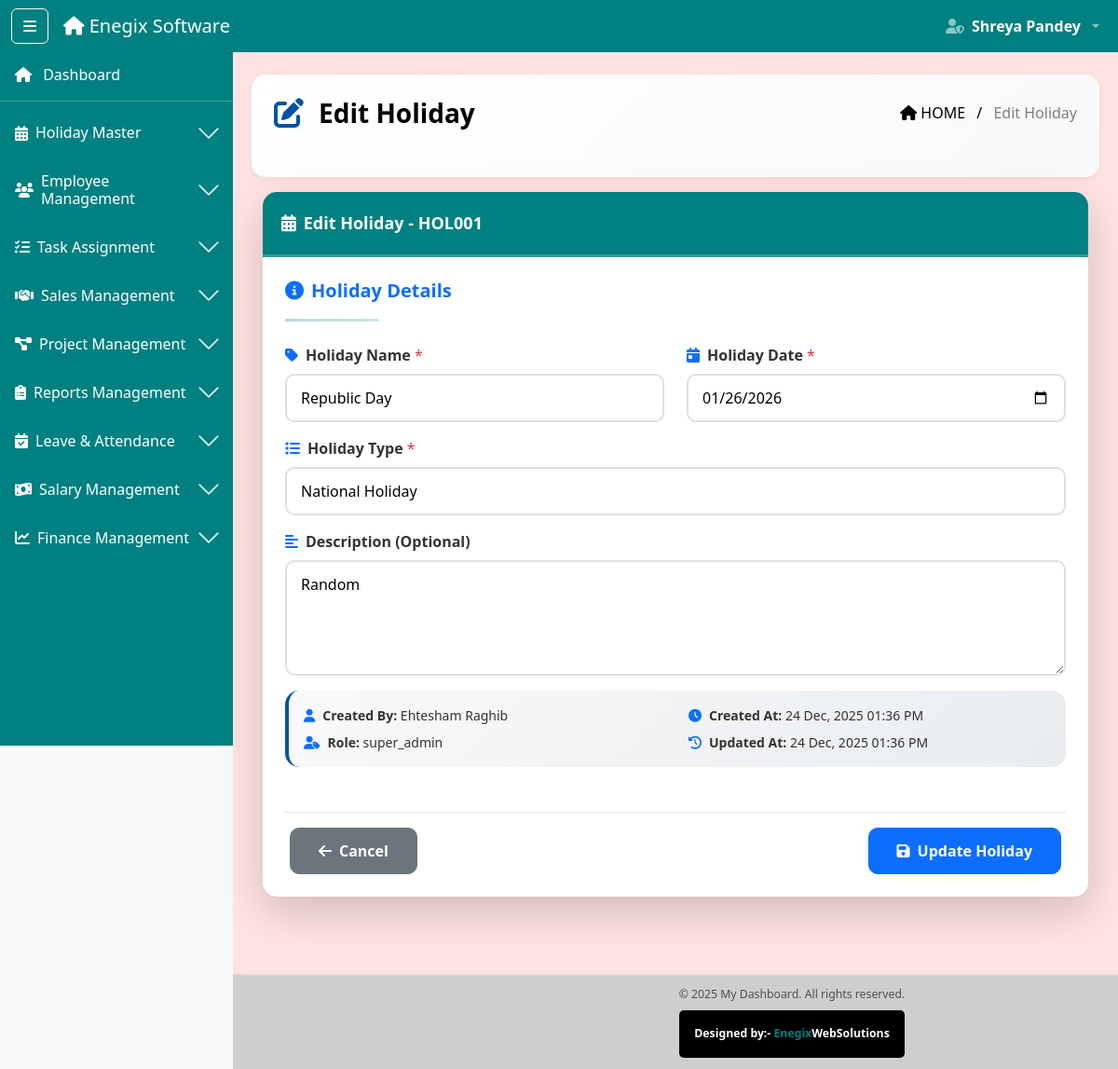
The app's page /holidays/edit/1/ (signed in) with its own data.
### software_app/models.py (models this page shows, shortened)
class HolidayMaster(models.Model):
    holiday_id = models.CharField(max_length=10, unique=True, editable=False)
    holiday_name = models.CharField(max_length=200, help_text="e.g., Diwali, Independence Day")
    holiday_date = models.DateField(unique=True)
    holiday_type = models.CharField(
        max_length=20,
        choices=(
            ('festival', 'Festival'),
            ('national', 'National Holiday'),
            ('other', 'Other'),
        ),
        default='festival'
    )
    description = models.TextField(blank=True, null=True)
    created_by_name = models.CharField(max_length=100)
    created_by_role = models.CharField(max_length=50)
    created_at = models.DateTimeField(auto_now_add=True)
    updated_at = models.DateTimeField(auto_now=True)
    is_active = models.BooleanField(default=True)
    class Meta:
        ordering = ['holiday_date']

### software_app/decorators.py (the view)
        @wraps(view_func)
        def wrapper(request, *args, **kwargs):
            if 'user_id' not in request.session:
                messages.error(request, 'Please login first!')
                return redirect('login')
            user_role = request.session.get('role')
            if user_role not in allowed_roles:
                messages.error(request, 'You do not have permission to access this page!')
                return redirect('dashboard')
            return view_func(request, *args, **kwargs)

### software_app/context_processors.py (called while the page is built)
def user_context(request):
    return {
        'session_user_name': request.session.get('full_name', ''),
        'session_user_role': request.session.get('role', ''),
        'session_user_email': request.session.get('email', ''),
        'is_logged_in': 'user_id' in request.session,
    }

### software_app/views.py (called while the page is built, shortened)
@check_blocked_user
@login_required
@role_required(['super_admin'])
def edit_holiday(request, id):
    holiday = get_object_or_404(HolidayMaster, id=id)
    context = {'holiday': holiday}
    return render(request, 'Holiday/edit_holiday.html', context)

### software_app/templates/Holiday/edit_holiday.html (shortened to what this page needs)
{% extends 'base2.html' %}
{% load static %}
{% block content %}
<div class="ribbon-header d-flex justify-content-between align-items-center px-4 pb-5 mb-3" style="color: black">
  <div class="d-flex align-items-center">
    <i class="fas fa-edit me-3 fs-2" style="color: #0152a4;"></i>
    <div class="fw-bold fs-3">Edit Holiday</div>
  </div>
  <div class="breadcrumb-text text-end">
    <span class="text-black"><i class="fas fa-home me-1"></i>HOME</span>
    <span class="mx-2 text-black">/</span>
    <span class="text-black-50">Edit Holiday</span>
  </div>
</div>
<div class="container-fluid mt-2">
  <div class="card shadow-lg mb-4 modern-card">
    <div class="card-header table-title-bar fw-bold text-white d-flex align-items-center">
      <i class="fas fa-calendar-alt me-2"></i>
      Edit Holiday - {{ holiday.holiday_id }}
    </div>
    <div class="card-body p-4">
      <form method="POST" action="{% url 'edit_holiday' holiday.id %}" id="holidayForm">
        <div class="step-header mb-4">
          <h5 class="text-primary"><i class="fas fa-info-circle me-2"></i>Holiday Details</h5>
          <hr class="title-underline">
        </div>
        <div class="row">
          <div class="col-md-6 mb-3">
            <label class="form-label"><i class="fas fa-tag me-2 text-primary"></i>Holiday Name <span class="text-danger">*</span></label>
            <input type="text" class="form-control modern-input required-field" id="holiday_name" name="holiday_name" value="{{ holiday.holiday_name }}" placeholder="e.g., Diwali, Independence Day" required>
          </div>
          <div class="col-md-6 mb-3">
            <label class="form-label"><i class="fas fa-calendar-day me-2 text-primary"></i>Holiday Date <span class="text-danger">*</span></label>
            <input type="date" class="form-control modern-input required-field" id="holiday_date" name="holiday_date" value="{{ holiday.holiday_date|date:'Y-m-d' }}" required>
          </div>
        </div>
        <div class="row">
          <div class="col-md-12 mb-3">
            <label class="form-label"><i class="fas fa-list me-2 text-primary"></i>Holiday Type <span class="text-danger">*</span></label>
            <select class="form-control modern-input required-field" id="holiday_type" name="holiday_type" required>
              <option value="national" {% if holiday.holiday_type == 'national' %}selected{% endif %}>National Holiday</option>
            </select>
          </div>
        </div>
        <div class="row">
          <div class="col-md-12 mb-3">
            <label class="form-label"><i class="fas fa-align-left me-2 text-primary"></i>Description (Optional)</label>
            <textarea class="form-control modern-input" id="description" name="description" rows="4" placeholder="Enter holiday description or additional details">{{ holiday.description }}</textarea>
          </div>
        </div>
        <div class="info-section mb-4 p-3">
          <div class="row">
            <div class="col-md-6">
              <p class="mb-2"><strong><i class="fas fa-user me-2 text-primary"></i>Created By:</strong> {{ holiday.created_by_name }}</p>
              <p class="mb-0"><strong><i class="fas fa-user-tag me-2 text-primary"></i>Role:</strong> {{ holiday.created_by_role }}</p>
            </div>
            <div class="col-md-6">
              <p class="mb-2"><strong><i class="fas fa-clock me-2 text-primary"></i>Created At:</strong> {{ holiday.created_at|date:"d M, Y h:i A" }}</p>
              <p class="mb-0"><strong><i class="fas fa-history me-2 text-primary"></i>Updated At:</strong> {{ holiday.updated_at|date:"d M, Y h:i A" }}</p>
            </div>
          </div>
        </div>
        <div class="d-flex justify-content-between mt-5 pt-3 border-top">
          <a href="{% url 'holiday_list' %}" class="btn btn-secondary btn-nav">
            <i class="fas fa-arrow-left me-2"></i>Cancel
          </a>
          <button type="submit" class="btn btn-primary btn-nav">
            <i class="fas fa-save me-2"></i>Update Holiday
          </button>
        </div>
      </form>
    </div>
  </div>
</div>
{% endblock %}

### software_app/static/css/style.css (style rules this page uses)
body { min-height: 100vh; background-color: #f8f9fa; transition: margin-left 0.3s ease; display: flex; flex-direction: column; }
html, body { overflow-x: hidden; width: 100%; }
.table-title-bar { background-color:#008080; }

### software_app/templates/Holiday/edit_holiday.html (style rules this page uses)
.modern-card { border-radius: 15px; border: none; overflow: hidden; }
.modern-input { border: 2px solid #e0e0e0 !important; border-radius: 10px; padding: 12px 15px; transition: all 0.3s ease; color: #000; }
.form-label { font-weight: 600; color: #333; margin-bottom: 8px; }
.step-header h5 { font-weight: 700; display: inline-flex; align-items: center; }
.title-underline { width: 100px; height: 3px; background: linear-gradient(to right, #0152a4, #28a745); border: none; margin-top: 10px; }
.btn-nav { padding: 12px 30px; border-radius: 10px; font-weight: 600; transition: all 0.3s ease; margin: 0 5px; }
.card-header.table-title-bar { padding: 20px; font-size: 18px; border-bottom: 3px solid rgba(255,255,255,0.2); }
label .text-danger { font-weight: normal; }
.ribbon-header { background: linear-gradient(135deg, #ffffff 0%, #f8f9fa 100%); border-radius: 15px; padding: 20px; margin-bottom: 20px; box-shadow: 0 2px 10px rgba(0,0,0,0.05); }
.info-section { background: linear-gradient(135deg, #f8f9fa 0%, #e9ecef 100%); border-radius: 15px; border-left: 4px solid #0152a4; }
.info-section p { color: #333; font-size: 14px; }

### records on screen
HolidayMaster: holiday_id "HOL001", holiday_name "Republic Day", holiday_date "01/26/2026", holiday_type "National Holiday", description "Random", created_by_name "Ehtesham Raghib", created_by_role "super_admin", created_at "24 Dec, 2025 01:36 PM", updated_at "24 Dec, 2025 01:36 PM"

### other values on screen
{{ request.session.full_name }} "Shreya Pandey"
